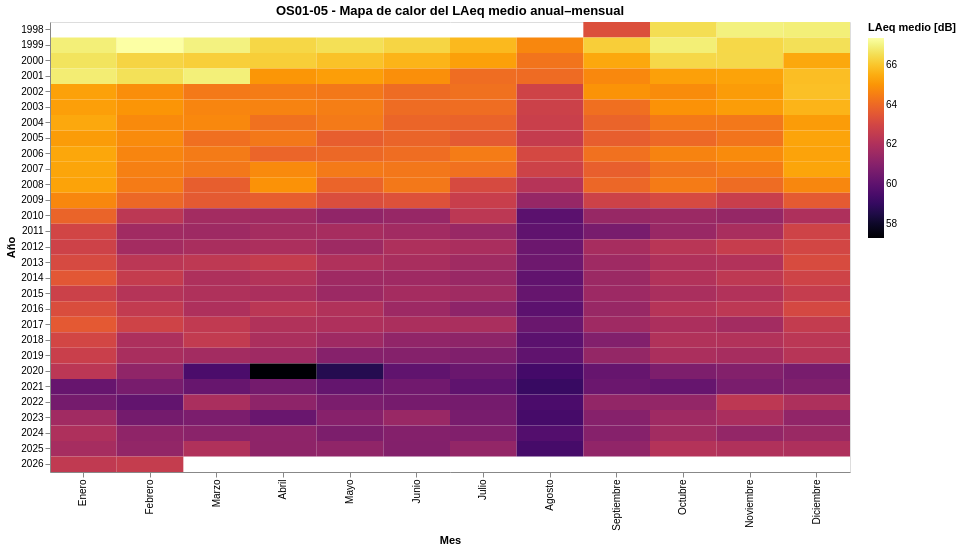

The code cell stored with this chart in its notebook:
### Markdown cell above
#### VISUALIZACIÓN OS01‑05 - Intensidad mensual del ruido urbano (LAeq) en Madrid

Objetivo de la visualización: Identificar patrones estacionales y cambios estructurales en la intensidad del ruido urbano en Madrid, analizando la variación mensual del nivel sonoro medio (LAeq) a lo largo del tiempo.

Tipo de gráfico (Altair‑Vega): Mapa de calor (heatmap) (mark_rect) con codificación cromática del LAeq medio mensual, organizado por año (eje vertical) y mes (eje horizontal).

Justificación: El heatmap permite sintetizar de forma visual una gran cantidad de información temporal, facilitando la detección simultánea de patrones estacionales, años anómalos y tendencias de largo plazo en la exposición acústica. A diferencia de los gráficos de líneas, esta representación resalta la distribución temporal de la intensidad del ruido, reforzando el análisis de la experiencia ciudadana cotidiana en diferentes momentos del año.

Datos utilizados: Datos de ruido urbano procedentes de df_02_cont_acustic, utilizando el indicador LAeq y agregados como media mensual por año (promedio entre estaciones de medida).

### Code cell
# OS01‑05 - Intensidad mensual del ruido urbano (LAeq) en Madrid
# --------------------------------------------------------
# PREPARACIÓN DE DATOS
# --------------------------------------------------------

df_heatmap = (
    df_02_cont_acustic
    .dropna(subset=["laeq"])
    .groupby(["year", "month", "month_name"], as_index=False)
    .agg(
        laeq_medio=("laeq", "mean")
    )
)

# ----------------------------------------------------------
# VISUALIZACIÓN · Heatmap año-mes del LAeq
# ----------------------------------------------------------

chart_heatmap = (
    alt.Chart(df_heatmap)
    .mark_rect()
    .encode(
        x=alt.X(
            "month_name:N",
            sort=[
                "Enero", "Febrero", "Marzo", "Abril", "Mayo", "Junio",
                "Julio", "Agosto", "Septiembre", "Octubre", "Noviembre", "Diciembre"
            ],
            title="Mes"
        ),
        y=alt.Y(
            "year:O",
            title="Año"
        ),
        color=alt.Color(
            "laeq_medio:Q",
            title="LAeq medio [dB]",
            scale=alt.Scale(scheme="inferno")
        ),
        tooltip=[
            alt.Tooltip("year:O", title="Año"),
            alt.Tooltip("month_name:N", title="Mes"),
            alt.Tooltip("laeq_medio:Q", title="LAeq medio [dB]", format=".2f")
        ]
    )
    .properties(
        width=800,
        height=450,
        title="OS01-05 - Mapa de calor del LAeq medio anual–mensual"
    )
)

chart_heatmap

### Figure 1 — Vega-Lite specification as saved in the notebook (floating-point values rounded to 4 significant figures; data arrays with more than 128 entries replaced by an {"elided": "..."} marker saying what was removed)
{"$schema": "https://vega.github.io/schema/vega-lite/v5.20.1.json", "config": {"view": {"continuousHeight": 300, "continuousWidth": 300}}, "data": {"name": "data-dd4f2198944ecda71e97a9aace9d64ab"}, "datasets": {"data-dd4f2198944ecda71e97a9aace9d64ab": {"elided": "330 records"}}, "encoding": {"color": {"field": "laeq_medio", "scale": {"scheme": "inferno"}, "title": "LAeq medio [dB]", "type": "quantitative"}, "tooltip": [{"field": "year", "title": "Año", "type": "ordinal"}, {"field": "month_name", "title": "Mes", "type": "nominal"}, {"field": "laeq_medio", "format": ".2f", "title": "LAeq medio [dB]", "type": "quantitative"}], "x": {"field": "month_name", "sort": ["Enero", "Febrero", "Marzo", "Abril", "Mayo", "Junio", "Julio", "Agosto", "Septiembre", "Octubre", "Noviembre", "Diciembre"], "title": "Mes", "type": "nominal"}, "y": {"field": "year", "title": "Año", "type": "ordinal"}}, "height": 450, "mark": {"type": "rect"}, "title": "OS01-05 - Mapa de calor del LAeq medio anual–mensual", "width": 800}
